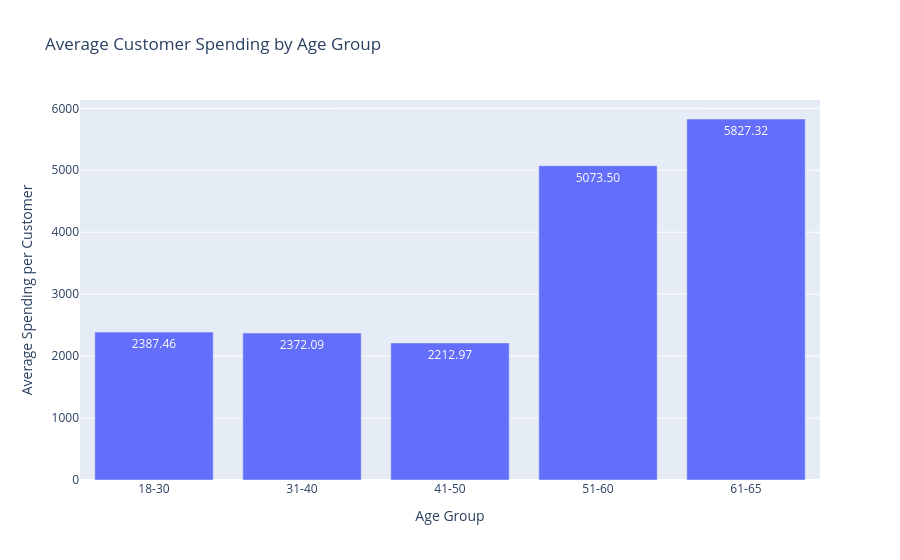

The notebook cell this image was saved under:
### Code cell
fig = px.bar(
    age_summary,
    x='age',
    y='avg_spending_per_customer',
    text_auto='.2f',
    title='Average Customer Spending by Age Group',
    labels={
        'age': 'Age Group',
        'avg_spending_per_customer': 'Average Spending per Customer'
    }
)

fig.show()

### Figure 1 — Plotly figure (JSON) as saved in the notebook; plotly's stock layout.template omitted (floating-point values rounded to 4 significant figures)
{"data": [{"hovertemplate": "Age Group=%{x}<br>Average Spending per Customer=%{y}<extra></extra>", "legendgroup": "", "marker": {"color": "#636efa", "pattern": {"shape": ""}}, "name": "", "orientation": "v", "showlegend": false, "textposition": "auto", "texttemplate": "%{y:.2f}", "type": "bar", "x": ["18-30", "31-40", "41-50", "51-60", "61-65"], "xaxis": "x", "y": [2387.0, 2372.0, 2213.0, 5074.0, 5827.0], "yaxis": "y"}], "layout": {"barmode": "relative", "legend": {"tracegroupgap": 0}, "title": {"text": "Average Customer Spending by Age Group"}, "xaxis": {"anchor": "y", "domain": [0, 1], "title": {"text": "Age Group"}}, "yaxis": {"anchor": "x", "domain": [0, 1], "title": {"text": "Average Spending per Customer"}}}}
